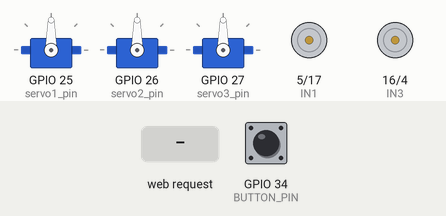
This sketch was run on a simulated ESP32. On the bench: 3 × servo, motor-driver pin pairs drawn as motors (green arrow = first pin HIGH = forward, orange = second pin HIGH = backward, longer = more drive). The test bench sets the inputs (shaded band); at power-on: GPIO 34 (BUTTON_PIN) HIGH. What the sketch prints to the serial monitor is not drawn.

Above: at 4.2 s.
4.3 s: GPIO 34 (BUTTON_PIN) pulled LOW for 0.15 s
5.9 s: HTTP request GET /forward received
At 6.9 s:
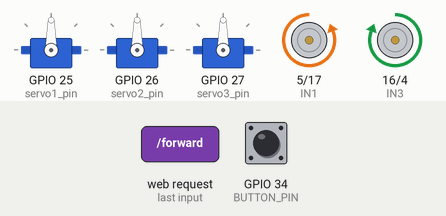
7.4 s: HTTP request GET /backward received
At 8.1 s:
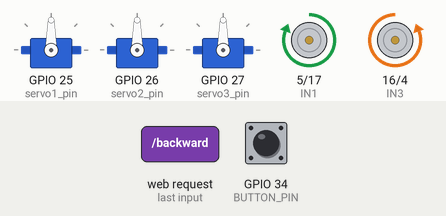
8.9 s: HTTP request GET /left received
At 10.1 s:
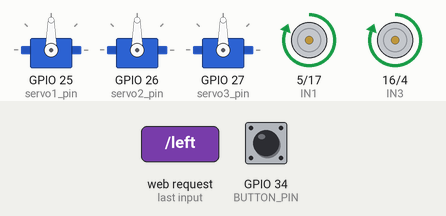
10.4 s: HTTP request GET /right received
At 11.5 s:
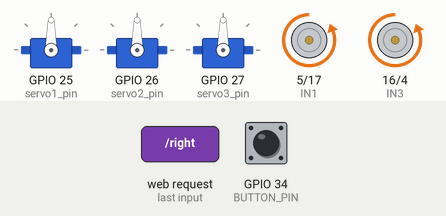
11.9 s: GPIO 34 (BUTTON_PIN) pulled LOW for 1 s
At 12.7 s:
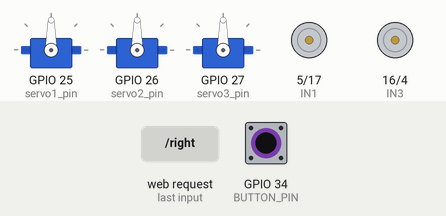
Timing chart, 0 to 14.9 s (numbered marks = the images above; inputs shaded):
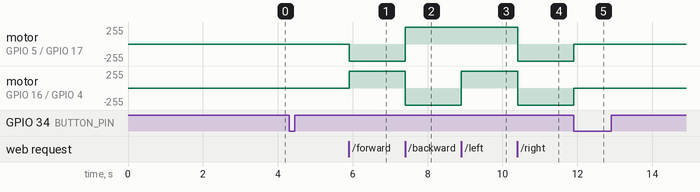

The sketch:

ESP32_Robot_AppControl.ino
```cpp
#include <WiFi.h>
#include <ESP32Servo.h>
#include <ArduinoJson.h>

// ===== AP Mode Configuration =====
const char* ap_ssid = "Robot_AP";
const char* ap_password = "12345678";
const IPAddress ap_ip(192, 168, 4, 1);
const IPAddress ap_subnet(255, 255, 255, 0);

// ===== Button setup =====
const int BUTTON_PIN = 34;
bool buttonPressed = false;
bool apStarted = false;
unsigned long lastButtonPressTime = 0;
unsigned long apStartTime = 0;
const unsigned long AP_TIMEOUT_MS = 300000; // 5 minutes
const unsigned long DEBOUNCE_TIME = 50;

// ===== Servo setup =====
Servo servo1, servo2, servo3;
const int servo1_pin = 25;
const int servo2_pin = 26;
const int servo3_pin = 27;
int servo1_pos = 90, servo2_pos = 90, servo3_pos = 90;

// ===== Motor setup =====
const int IN1 = 5;
const int IN2 = 17;
const int IN3 = 16;
const int IN4 = 4;

const uint16_t SERVER_PORT = 8888;
WiFiServer server(SERVER_PORT);

void setup() {
  Serial.begin(115200);
  delay(3000);
  Serial.println("\n\n=== ESP32 ROBOT - ANDROID APP CONTROL ===");

  // Configure button with internal pullup
  pinMode(BUTTON_PIN, INPUT_PULLUP);
  Serial.println("[OK] Button on GPIO 34");
  Serial.println("[OK] Press button to TOGGLE AP ON/OFF");

  // Servo setup
  servo1.attach(servo1_pin);
  servo2.attach(servo2_pin);
  servo3.attach(servo3_pin);
  servo1.write(90);
  servo2.write(90);
  servo3.write(90);
  Serial.println("[OK] Servos initialized");

  // Motor setup
  pinMode(IN1, OUTPUT);
  pinMode(IN2, OUTPUT);
  pinMode(IN3, OUTPUT);
  pinMode(IN4, OUTPUT);
  stopMotors();
  Serial.println("[OK] Motors initialized");

  // Turn off WiFi at startup
  WiFi.mode(WIFI_OFF);
  WiFi.disconnect(true);

  Serial.println("\n[READY] Press button to start AP");
  Serial.println("=== WAITING FOR BUTTON PRESS ===\n");
}

void stopMotors() {
  digitalWrite(IN1, LOW);
  digitalWrite(IN2, LOW);
  digitalWrite(IN3, LOW);
  digitalWrite(IN4, LOW);
}

void forward() {
  digitalWrite(IN1, LOW);
  digitalWrite(IN2, HIGH);
  digitalWrite(IN3, HIGH);
  digitalWrite(IN4, LOW);
}

void backward() {
  digitalWrite(IN1, HIGH);
  digitalWrite(IN2, LOW);
  digitalWrite(IN3, LOW);
  digitalWrite(IN4, HIGH);
}

void left() {
  digitalWrite(IN1, HIGH);
  digitalWrite(IN2, LOW);
  digitalWrite(IN3, HIGH);
  digitalWrite(IN4, LOW);
}

void right() {
  digitalWrite(IN1, LOW);
  digitalWrite(IN2, HIGH);
  digitalWrite(IN3, LOW);
  digitalWrite(IN4, HIGH);
}

void startAP() {
  if (apStarted) return;

  Serial.println("\n[AP] Starting Access Point...");
  Serial.print("[AP] SSID: ");
  Serial.println(ap_ssid);
  Serial.print("[AP] Password: ");
  Serial.println(ap_password);

  WiFi.mode(WIFI_OFF);
  delay(500);
  WiFi.mode(WIFI_AP);
  WiFi.softAPConfig(ap_ip, ap_ip, ap_subnet);

  boolean result = WiFi.softAP(ap_ssid, ap_password);

  if (result) {
    apStarted = true;
    apStartTime = millis();

    Serial.println("[AP] ✓ ACCESS POINT STARTED!");
    Serial.print("[AP] IP: ");
    Serial.println(WiFi.softAPIP());
    Serial.print("[Server] ✓ App server running on port ");
    Serial.println(SERVER_PORT);

    server.begin();
    Serial.println("=== APP CAN NOW CONNECT ===\n");
  } else {
    Serial.println("[AP] ✗ FAILED TO START!");
    apStarted = false;
  }
}

void stopAP() {
  if (!apStarted) return;

  Serial.println("\n[AP] Stopping Access Point...");
  stopMotors();
  server.stop();
  WiFi.softAPdisconnect(true);
  WiFi.mode(WIFI_OFF);
  apStarted = false;
  Serial.println("[AP] ✓ AP stopped. System offline.\n");
}

void sendJsonResponse(WiFiClient &client, const char* command, bool success) {
  StaticJsonDocument<256> doc;
  doc["command"] = command;
  doc["status"] = success ? "ok" : "error";
  doc["servo1"] = servo1_pos;
  doc["servo2"] = servo2_pos;
  doc["servo3"] = servo3_pos;

  String json;
  serializeJson(doc, json);

  client.print("HTTP/1.1 200 OK\r\n");
  client.print("Content-Type: application/json\r\n");
  client.print("Content-Length: ");
  client.print(json.length());
  client.print("\r\n\r\n");
  client.print(json);
}

void loop() {
  // Button detection
  bool currentButtonState = !digitalRead(BUTTON_PIN);

  if (currentButtonState && !buttonPressed) {
    buttonPressed = true;
    lastButtonPressTime = millis();
    Serial.println("\n[Button] PRESSED!");

    if (apStarted) {
      stopAP();
    } else {
      startAP();
    }
  }

  if (!currentButtonState && buttonPressed) {
    if (millis() - lastButtonPressTime > DEBOUNCE_TIME) {
      buttonPressed = false;
    }
  }

  // Timeout check
  if (apStarted && millis() - apStartTime > AP_TIMEOUT_MS) {
    Serial.println("[Timeout] 5 minutes reached! Turning OFF AP.");
    stopAP();
  }

  // Handle app requests
  if (apStarted) {
    WiFiClient client = server.available();
    if (!client) return;

    String request = client.readStringUntil('\n');
    request.trim();

    // Read and discard remaining headers quickly (best-effort)
    // so the next request isn't affected.
    unsigned long headerStart = millis();
    while (client.connected() && millis() - headerStart < 50) {
      String h = client.readStringUntil('\n');
      h.trim();
      if (h.length() == 0) break; // end of headers
    }

    // Example: "GET /forward HTTP/1.1"
    String path = "";
    int sp1 = request.indexOf(' ');
    int sp2 = (sp1 >= 0) ? request.indexOf(' ', sp1 + 1) : -1;
    if (sp1 >= 0 && sp2 > sp1) {
      path = request.substring(sp1 + 1, sp2);
    }

    Serial.print("[Web] From ");
    Serial.print(client.remoteIP());
    Serial.print(" -> ");
    Serial.println(request);
    Serial.print("[Web] Path: ");
    Serial.println(path);

    bool handled = false;

    // ===== MOTOR CONTROL =====
    if (request.indexOf("/forward") != -1) {
      forward();
      Serial.println("[Cmd] forward");
      sendJsonResponse(client, "forward", true);
      handled = true;
    }
    else if (request.indexOf("/backward") != -1) {
      backward();
      Serial.println("[Cmd] backward");
      sendJsonResponse(client, "backward", true);
      handled = true;
    }
    else if (request.indexOf("/left") != -1) {
      left();
      Serial.println("[Cmd] left");
      sendJsonResponse(client, "left", true);
      handled = true;
    }
    else if (request.indexOf("/right") != -1) {
      right();
      Serial.println("[Cmd] right");
      sendJsonResponse(client, "right", true);
      handled = true;
    }
    else if (request.indexOf("/stop") != -1) {
      stopMotors();
      Serial.println("[Cmd] stop");
      sendJsonResponse(client, "stop", true);
      handled = true;
    }

    // ===== SERVO CONTROL =====
    else if (request.indexOf("/set") != -1) {
      int servoIndex = request.indexOf("servo=");
      int angleIndex = request.indexOf("angle=");

      if (servoIndex != -1 && angleIndex != -1) {
        int servoNum = request.substring(servoIndex + 6, request.indexOf('&')).toInt();
        int angle = request.substring(angleIndex + 6).toInt();

        if (angle >= 0 && angle <= 180) {
          Serial.printf("[Cmd] set servo=%d angle=%d\n", servoNum, angle);

          switch (servoNum) {
            case 1:
              servo1.write(angle);
              servo1_pos = angle;
              break;
            case 2:
              servo2.write(angle);
              servo2_pos = angle;
              break;
            case 3:
              servo3.write(angle);
              servo3_pos = angle;
              break;
          }
          sendJsonResponse(client, "servo", true);
          handled = true;
        }
      }
    }

    // ===== STATUS REQUEST =====
    else if (request.indexOf("/status") != -1) {
      Serial.println("[Cmd] status");
      sendJsonResponse(client, "status", true);
      handled = true;
    }

    // Default response
    if (!handled) {
      client.print("HTTP/1.1 404 Not Found\r\n");
      client.print("Content-Type: application/json\r\n\r\n");
      client.print("{\"status\":\"error\",\"message\":\"Unknown command\"}");
    }

    delay(10);
    client.stop();
  }
}
```

Measured:
- after the input at 4.3 s, every drawn part: stays the same
- after the input at 5.9 s, motor on GPIO 5 (IN1) / GPIO 17 (IN2): stopped → backward 255/255 at once; motor on GPIO 16 (IN3) / GPIO 4 (IN4): stopped → forward 255/255 at once
- after the input at 7.4 s, motor on GPIO 5 (IN1) / GPIO 17 (IN2): backward 255/255 → forward 255/255 at once; motor on GPIO 16 (IN3) / GPIO 4 (IN4): forward 255/255 → backward 255/255 at once
- after the input at 8.9 s, motor on GPIO 16 (IN3) / GPIO 4 (IN4): backward 255/255 → forward 255/255 at once
- after the input at 10.4 s, motor on GPIO 5 (IN1) / GPIO 17 (IN2), motor on GPIO 16 (IN3) / GPIO 4 (IN4): forward 255/255 → backward 255/255 at once
- after the input at 11.9 s, motor on GPIO 5 (IN1) / GPIO 17 (IN2), motor on GPIO 16 (IN3) / GPIO 4 (IN4): backward 255/255 → stopped at once
